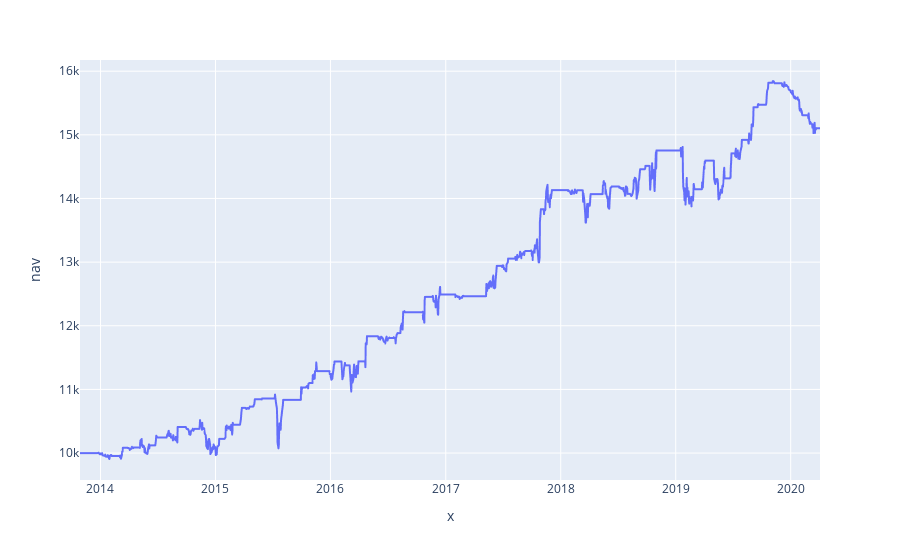

The cell this chart's notebook holds for it:
### Code cell
plot_returns(portfolio['nav'])

### Figure 1 — Plotly figure (JSON) as saved in the notebook; plotly's stock layout.template omitted (floating-point values rounded to 4 significant figures; data arrays with more than 128 entries replaced by an {"elided": "..."} marker saying what was removed)
{"data": [{"hoverlabel": {"namelength": 0}, "hovertemplate": "x=%{x}<br>nav=%{y}", "legendgroup": "", "line": {"color": "#636efa", "dash": "solid"}, "mode": "lines", "name": "", "showlegend": false, "type": "scattergl", "x": {"elided": "1669 str values"}, "xaxis": "x", "y": {"elided": "1669 float values"}, "yaxis": "y"}], "layout": {"legend": {"tracegroupgap": 0}, "margin": {"t": 60}, "xaxis": {"anchor": "y", "domain": [0, 1], "title": {"text": "x"}}, "yaxis": {"anchor": "x", "domain": [0, 1], "title": {"text": "nav"}}}}
